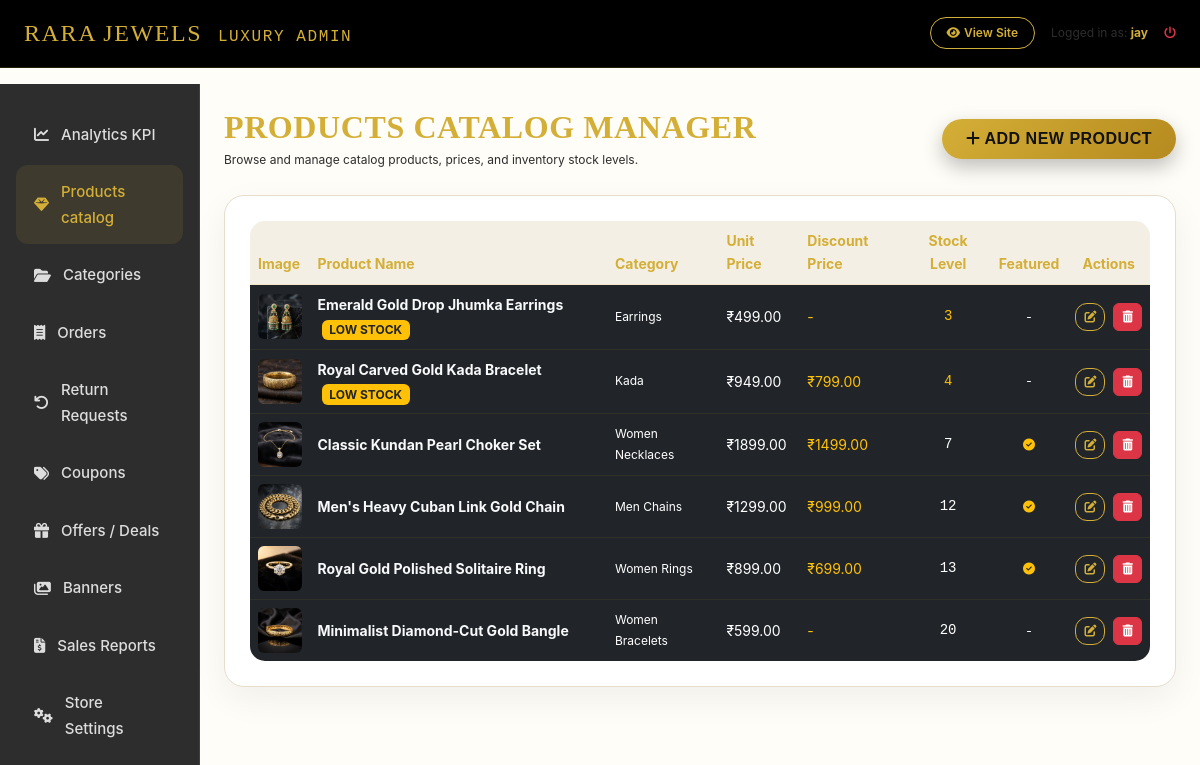
Screenshot of /luxury-admin/products/ (signed in) with the database file from the repository.
### accounts/models.py (models this page shows, shortened)
class User(AbstractBaseUser, PermissionsMixin):
    email = models.EmailField(unique=True)
    name = models.CharField(max_length=255)
    mobile = models.CharField(max_length=15)
    is_active = models.BooleanField(default=True)
    is_staff = models.BooleanField(default=False)
    date_joined = models.DateTimeField(default=timezone.now)
    objects = CustomUserManager()
    USERNAME_FIELD = 'email'
    REQUIRED_FIELDS = ['name', 'mobile']

### shop/models.py (models this page shows, shortened)
class Product(models.Model):
    name = models.CharField(max_length=255)
    slug = models.SlugField(max_length=255, unique=True, blank=True)
    description = models.TextField()
    price = models.DecimalField(max_digits=10, decimal_places=2)
    discount_price = models.DecimalField(max_digits=10, decimal_places=2, null=True, blank=True)
    category = models.ForeignKey(Category, on_delete=models.CASCADE, related_name='products')
    stock = models.IntegerField(default=0)
    is_featured = models.BooleanField(default=False)
    is_new_arrival = models.BooleanField(default=True)
    is_best_seller = models.BooleanField(default=False)
    is_trending = models.BooleanField(default=False)
    view_count = models.IntegerField(default=0)
    created_at = models.DateTimeField(auto_now_add=True)
    updated_at = models.DateTimeField(auto_now=True)
    @property
    def primary_image(self):
        primary = self.images.filter(is_primary=True).first()
        if primary:
            return primary.image.url
        first = self.images.first()
        if first:
            return first.image.url
        return "/static/images/product-placeholder.jpg"

class ProductImage(models.Model):
    product = models.ForeignKey(Product, on_delete=models.CASCADE, related_name='images')
    image = models.ImageField(upload_to='products/')
    is_primary = models.BooleanField(default=False)

class Category(models.Model):
    name = models.CharField(max_length=100)
    slug = models.SlugField(max_length=120, unique=True, blank=True)
    parent = models.ForeignKey('self', on_delete=models.CASCADE, null=True, blank=True, related_name='subcategories')
    image = models.ImageField(upload_to='categories/', null=True, blank=True)
    active = models.BooleanField(default=True)
    description = models.TextField(blank=True)
    class Meta:
        verbose_name_plural = 'categories'

### shop/admin_views.py (the view)
# urls.py: path('luxury-admin/products/', admin_views.admin_products_view, name='admin_products'),
@superuser_required
def admin_products_view(request):
    products = Product.objects.select_related('category').all().order_by('stock', '-id')
    return render(request, 'admin_dashboard/products.html', {'products': products})

### shop/admin_views.py (called while the page is built)
def superuser_required(view_func):
    return user_passes_test(
        lambda u: u.is_authenticated and u.is_superuser,
        login_url='accounts:login'
    )(view_func)

### shop/context_processors.py (called while the page is built)
def store_context(request):
    parent_categories = Category.objects.filter(parent=None).prefetch_related('subcategories')
    cart_items_count = 0
    cart = None
    if request.user.is_authenticated:
        cart = Cart.objects.filter(user=request.user).first()
    else:
        session_key = request.session.session_key
        if session_key:
            cart = Cart.objects.filter(session_id=session_key).first()
    if cart:
        cart_items_count = cart.items_count
    wishlist_count = 0
    if request.user.is_authenticated:
        wishlist_count = Wishlist.objects.filter(user=request.user).count()
    settings_obj = StoreSetting.get_settings()
    return {
        'nav_categories': parent_categories,
        'cart_count': cart_items_count,
        'wishlist_count': wishlist_count,
        'store_settings': settings_obj,
        'current_year': timezone.now().year
    }

### shop/models.py (called while the page is built)
    @classmethod
    def get_settings(cls):
        obj, created = cls.objects.get_or_create(id=1)
        return obj

    @property
    def items_count(self):
        return sum(item.quantity for item in self.items.all())

### templates/admin_dashboard/products.html (shortened to what this page needs)
{% extends 'admin_dashboard/base_admin.html' %}
{% load static %}
{% block admin_content %}
<div class="d-flex justify-content-between align-items-center mb-4 flex-wrap gap-2">
    <div>
        <h2 class="playfair-font text-gold mb-1">PRODUCTS CATALOG MANAGER</h2>
        <p class="text-xs text-light-dim mb-0">Browse and manage catalog products, prices, and inventory stock levels.</p>
    </div>
    <div>
        <a href="{% url 'shop:admin_product_create' %}" class="btn btn-gold rounded-pill px-4 py-2 font-semibold">
            <i class="fa-solid fa-plus me-1"></i>ADD NEW PRODUCT
        </a>
    </div>
</div>
<div class="glass-card p-4">
    <div class="table-responsive">
        <table class="table table-dark table-luxury m-0 text-sm align-middle">
            <thead>
                <tr>
                    <th>Image</th>
                    <th>Product Name</th>
                    <th>Category</th>
                    <th>Unit Price</th>
                    <th>Discount Price</th>
                    <th class="text-center">Stock Level</th>
                    <th class="text-center">Featured</th>
                    <th class="text-center">Actions</th>
                </tr>
            </thead>
            <tbody>
                {% for p in products %}
                <tr class="{% if p.stock == 0 %}table-danger bg-opacity-10{% endif %}">
                    <td style="width: 60px;">
                        <img src="{{ p.primary_image }}" class="rounded" style="width: 45px; height: 45px; object-fit: cover; border: 1px solid var(--glass-border);">
                    </td>
                    <td>
                        <strong class="text-light">{{ p.name }}</strong>
                        {% if p.stock == 0 %}
                            <span class="badge bg-danger ms-1 text-xs">OUT OF STOCK</span>
                        {% elif p.stock <= 5 %}
                            <span class="badge bg-warning text-dark ms-1 text-xs">LOW STOCK</span>
                        {% endif %}
                    </td>
                    <td class="text-light-dim text-xs">{{ p.category.name }}</td>
                    <td>₹{{ p.price }}</td>
                    <td class="text-warning">{% if p.discount_price %}₹{{ p.discount_price }}{% else %}-{% endif %}</td>
                    <td class="text-center font-monospace {% if p.stock == 0 %}text-danger font-semibold{% elif p.stock <= 5 %}text-warning{% endif %}">
                        {{ p.stock }}
                    </td>
                    <td class="text-center text-xs">
                        {% if p.is_featured %}<i class="fa-solid fa-circle-check text-warning"></i>{% else %}-{% endif %}
                    </td>
                    <td class="text-center">
                        <div class="d-flex gap-2 justify-content-center">
                            <a href="{% url 'shop:admin_product_update' p.pk %}" class="btn btn-xs btn-outline-gold px-2 py-1 text-xs" title="Edit Product"><i class="fa-solid fa-pen-to-square"></i></a>
                            <a href="{% url 'shop:admin_product_delete' p.pk %}" class="btn btn-xs btn-danger px-2 py-1 text-xs" title="Delete Product" onclick="return confirm('Are you sure you want to delete this product?');"><i class="fa-solid fa-trash-can"></i></a>
                        </div>
                    </td>
                </tr>
                {% empty %}
                <tr>
                    <td colspan="8" class="text-center py-4 text-light-dim italic">No products registered yet. Click Add Product to register first.</td>
                </tr>
                {% endfor %}
            </tbody>
        </table>
    </div>
</div>
{% endblock %}

### templates/admin_dashboard/base_admin.html (shortened to what this page needs)
{% load static %}
<!DOCTYPE html>
<html lang="en">
<head>
    <link href="https://cdn.jsdelivr.net/npm/bootstrap@5.3.0/dist/css/bootstrap.min.css" rel="stylesheet">
    <link rel="stylesheet" href="https://cdnjs.cloudflare.com/ajax/libs/font-awesome/6.4.0/css/all.min.css">
    <link rel="stylesheet" href="{% static 'css/style.css' %}">
</head>
<body class="luxury-bg">
    <nav class="navbar navbar-expand-lg bg-black border-bottom border-gold-dim sticky-top py-2">
        <div class="container-fluid px-4">
            <a class="navbar-brand text-gold playfair-font fs-4 tracking-wide" href="{% url 'shop:admin_dashboard' %}">
                RARA JEWELS <span class="fs-6 text-light-dim font-monospace ms-2">LUXURY ADMIN</span>
            </a>
            <div class="d-flex align-items-center gap-3">
                <a href="{% url 'shop:home' %}" class="btn btn-xs btn-outline-gold rounded-pill px-3 text-xs"><i class="fa-solid fa-eye me-1"></i>View Site</a>
                <span class="text-xs text-light-dim">Logged in as: <strong class="text-gold">{{ user.name }}</strong></span>
                <a href="{% url 'accounts:logout' %}" class="text-danger text-xs hover-text-gold"><i class="fa-solid fa-power-off"></i></a>
            </div>
        </div>
    </nav>
    <div class="container-fluid px-0">
        <div class="row g-0">
            <div class="col-md-3 col-lg-2 admin-sidebar py-4 px-3">
                <div class="nav flex-column gap-1">
                    <a class="admin-nav-link" href="{% url 'shop:admin_dashboard' %}" id="nav-dashboard">
                        <i class="fa-solid fa-chart-line"></i>Analytics KPI
                    </a>
                    <a class="admin-nav-link" href="{% url 'shop:admin_products' %}" id="nav-products">
                        <i class="fa-solid fa-gem"></i>Products catalog
                    </a>
                    <a class="admin-nav-link" href="{% url 'shop:admin_categories' %}" id="nav-categories">
                        <i class="fa-solid fa-folder-open"></i>Categories
                    </a>
                    <a class="admin-nav-link" href="{% url 'shop:admin_orders' %}" id="nav-orders">
                        <i class="fa-solid fa-receipt"></i>Orders
                    </a>
                    <a class="admin-nav-link" href="{% url 'shop:admin_returns' %}" id="nav-returns">
                        <i class="fa-solid fa-arrow-rotate-left"></i>Return Requests
                    </a>
                    <a class="admin-nav-link" href="{% url 'shop:admin_coupons' %}" id="nav-coupons">
                        <i class="fa-solid fa-tags"></i>Coupons
                    </a>
                    <a class="admin-nav-link" href="{% url 'shop:admin_offers' %}" id="nav-offers">
                        <i class="fa-solid fa-gift"></i>Offers / Deals
                    </a>
                    <a class="admin-nav-link" href="{% url 'shop:admin_banners' %}" id="nav-banners">
                        <i class="fa-solid fa-images"></i>Banners
                    </a>
                    <a class="admin-nav-link" href="{% url 'shop:admin_reports' %}" id="nav-reports">
                        <i class="fa-solid fa-file-invoice-dollar"></i>Sales Reports
                    </a>
                    <a class="admin-nav-link" href="{% url 'shop:admin_settings' %}" id="nav-settings">
                        <i class="fa-solid fa-gears"></i>Store Settings
                    </a>
                </div>
            </div>
            <div class="col-md-9 col-lg-10 p-4">
                {% block admin_content %}{% endblock %}
            </div>
        </div>
    </div>
</body>
</html>

### static/css/style.css (style rules this page uses)
*, *::before, *::after { box-sizing: border-box; }
:root { --bg-main: #F8F4EC; --bg-section: #FFFDF8; --bg-card: #FFFFFF; --bg-soft: #EFE8DB; --gold: #D4AF37; --gold-dark: #B58A1F; --gold-light: #F4E2A1; --text: #2D2D2D; --text-light: #666666; --shadow: 0 15px 35px rgba(0, 0, 0, .08); --border: #E7DDCC; --font-heading: 'Outfit', sans-serif; --font-brand: 'Playfair Display', serif; --font-body: 'Inter', sans-serif; }
body { background: var(--bg-main); color: var(--text); font-family: var(--font-body); font-size: 15px; line-height: 1.7; overflow-x: hidden; background-repeat: no-repeat; background-size: cover; -webkit-font-smoothing: antialiased; }
.luxury-bg { background: var(--bg-section); }
h1, h2, h3, h4, h5, h6 { font-family: var(--font-heading); font-weight: 600; letter-spacing: .6px; color: #2D2D2D; }
.playfair-font { font-family: var(--font-brand) !important; }
a { color: #D4AF37; text-decoration: none; transition: all .35s ease; }
.text-gold { color: #D4AF37 !important; }
.border-gold-dim { border-color: rgba(212, 175, 55, .18) !important; }
.tracking-wide { letter-spacing: 1.6px !important; }
.text-xs { font-size: 12px !important; }
.text-sm { font-size: 14px !important; }
.btn-gold { background: linear-gradient(135deg, #D4AF37, #B58A1F); color: #111 !important; border: none; border-radius: 12px; font-family: var(--font-heading); font-weight: 600; letter-spacing: .5px; padding: 12px 24px; transition: all .35s ease; box-shadow: 0 8px 20px rgba(0, 0, 0, .25); }
.btn-outline-gold { background: transparent; color: #D4AF37; border: 1px solid #D4AF37; border-radius: 12px; font-weight: 600; transition: all .35s ease; }
.glass-card { background: #FFFFFF; border: 1px solid #E7DDCC; border-radius: 20px; box-shadow: 0 12px 35px rgba(0, 0, 0, .06); }
.admin-sidebar { background: #2D2D2D; border-right: 1px solid rgba(212, 175, 55, .15); min-height: 100vh; }
.admin-nav-link { display: flex; align-items: center; gap: 12px; padding: 14px 18px; border-radius: 12px; color: #ddd; transition: .35s; font-weight: 500; }
.admin-nav-link:hover, .admin-nav-link.active { background: rgba(212, 175, 55, .10); color: #D4AF37; }
.table-luxury { background: #FFFFFF; border: 1px solid #E7DDCC; color: #2D2D2D; border-radius: 16px; overflow: hidden; }
.table-luxury th { background: #F4EFE4; color: #D4AF37; border-bottom: 1px solid rgba(212, 175, 55, .15); }
.table-luxury td { border-color: rgba(212, 175, 55, .08); }
button, .btn, a { transition: all .3s ease; }
html { scroll-behavior: smooth; overflow-x: hidden; }
img { max-width: 100%; height: auto; display: block; }

### rows the page displays
User: name "jay"
Product: primary_image (picture), name "Emerald Gold Drop Jhumka Earrings", shows "LOW STOCK", category.name "Earrings", price "499.00", stock "3"
Product: primary_image (picture), name "Royal Carved Gold Kada Bracelet", shows "LOW STOCK", category.name "Kada", price "949.00", discount_price "799.00", stock "4"
Product: primary_image (picture), name "Classic Kundan Pearl Choker Set", category.name "Women Necklaces", price "1899.00", discount_price "1499.00", stock "7", is_featured True (drawn)
Product: primary_image (picture), name "Men's Heavy Cuban Link Gold Chain", category.name "Men Chains", price "1299.00", discount_price "999.00", stock "12", is_featured True (drawn)
Product: primary_image (picture), name "Royal Gold Polished Solitaire Ring", category.name "Women Rings", price "899.00", discount_price "699.00", stock "13", is_featured True (drawn)
Product: primary_image (picture), name "Minimalist Diamond-Cut Gold Bangle", category.name "Women Bracelets", price "599.00", stock "20"
